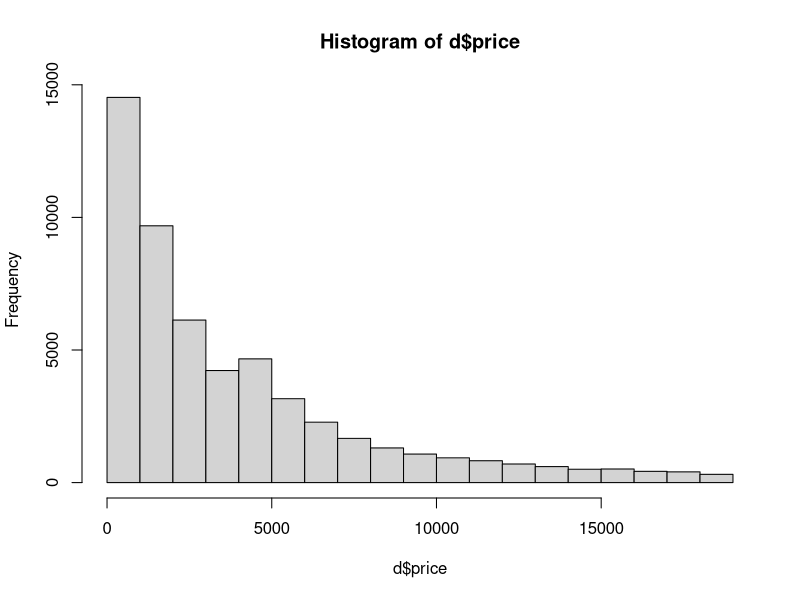
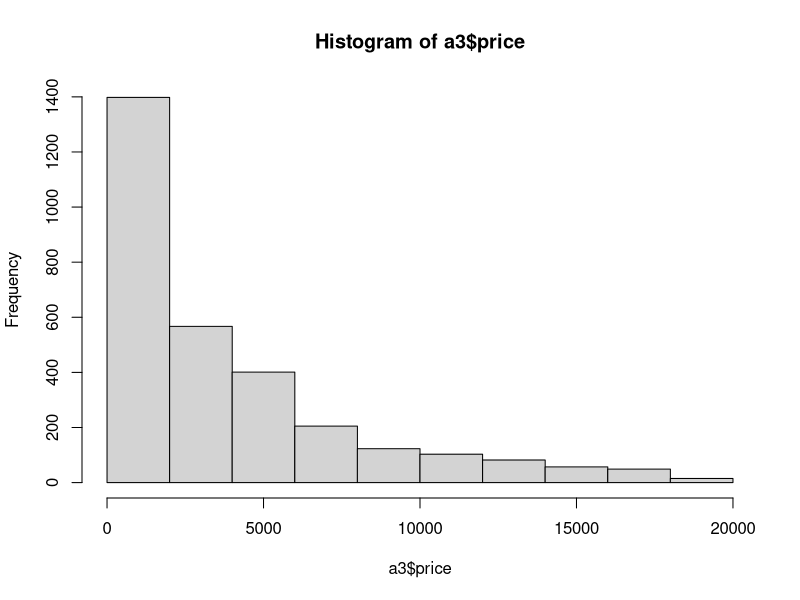
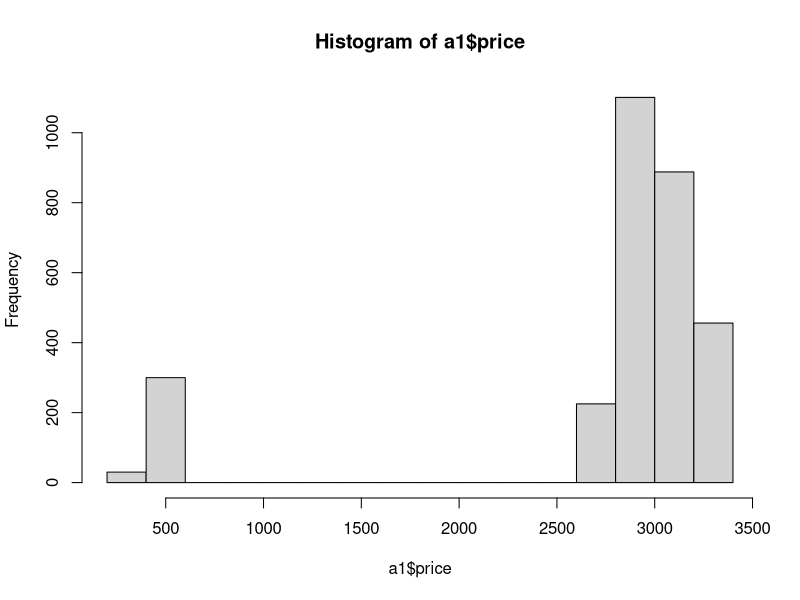
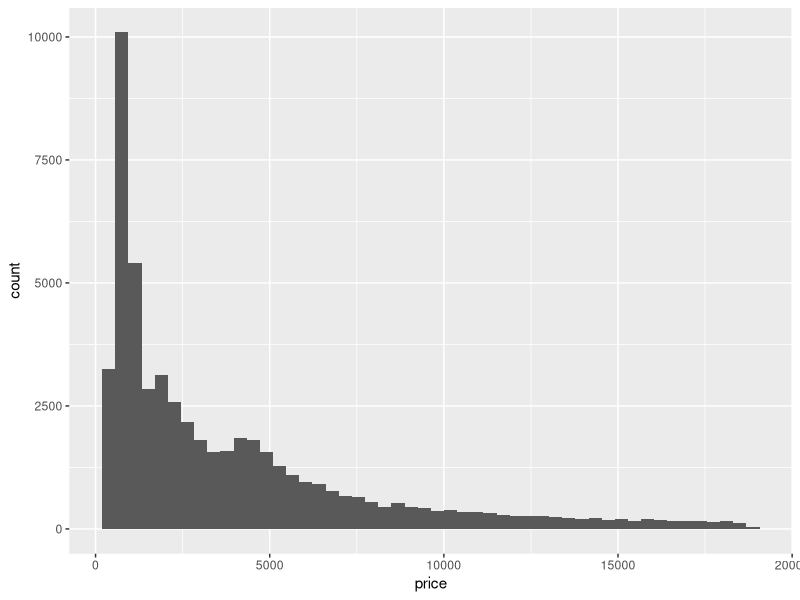
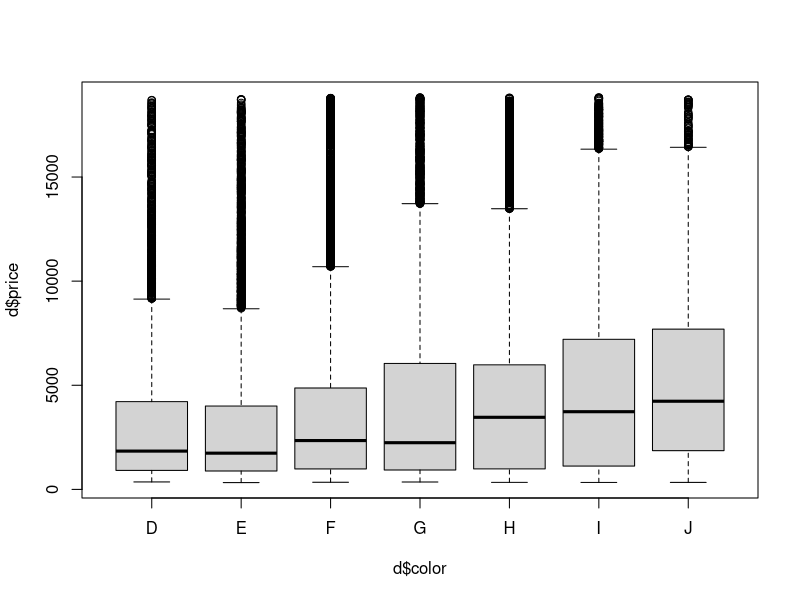

Write the R code that produced these figures, in order.
# aula 2 | SHIFT FIAP | Big Data Science #

library(tidyverse)

d <- diamonds

# Amostra linhas iniciais

head(d)

# Amostra linhas finais

tail(d)

# Contagem 
nrow(d)

# Contagem colunas
ncol(d)

## Estatísticas Descritivas

# Média de preços

mean(d$price)

# mediana

median(d$price)

# Desvio Padrão

sd(d$price)

# sumario
summary(d)

# Geração Amostra

a1 <- d[1:3000,]

# estatisticas descritivas da amostra

mean(a1$price)
median(a1$price)
sd(a1$price)

# Geração de amostra aleatória
set.seed(33)

sample(3)

va <- sample(53940)
a3 <- d[va[1:3000],]

mean(a3$price)
median(a3$price)
sd(a3$price)

# histograma de preço

hist(d$price)

hist(a3$price)
hist(a1$price)

ggplot(d, aes(price)) +
  geom_histogram(bins = 50)
# boxplot

boxplot(d$price ~ d$color)

fctOutlier <- function(x){
  scorez <- (x-mean(x))/sd(x)
  return(abs(scorez)>3)
}

fctOutlier(d$price)

d$outlier <- fctOutlier(d$price)

